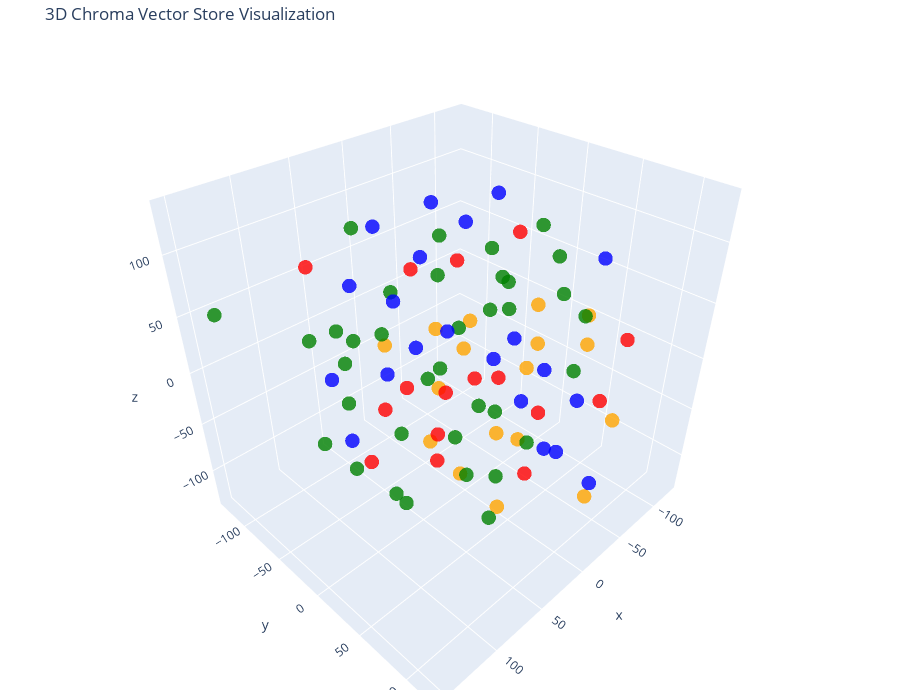

Notebook source saved alongside this figure:
### Code cell
# 3D visualization

tsne = TSNE(n_components=3, random_state=42)
reduced_vectors = tsne.fit_transform(vectors)

# Create the 3D scatter plot
fig = go.Figure(data=[go.Scatter3d(
    x=reduced_vectors[:, 0],
    y=reduced_vectors[:, 1],
    z=reduced_vectors[:, 2],
    mode='markers',
    marker=dict(size=5, color=colors, opacity=0.8),
    text=[f"Type: {t}<br>Text: {d[:100]}..." for t, d in zip(doc_types, documents)],
    hoverinfo='text'
)])

fig.update_layout(
    title='3D Chroma Vector Store Visualization',
    scene=dict(xaxis_title='x', yaxis_title='y', zaxis_title='z'),
    width=900,
    height=700,
    margin=dict(r=10, b=10, l=10, t=40)
)

fig.show()

### Figure 1 — Plotly figure (JSON) as saved in the notebook; plotly's stock layout.template omitted (floating-point values rounded to 4 significant figures)
{"data": [{"hoverinfo": "text", "marker": {"color": ["orange", "orange", "orange", "orange", "orange", "orange", "orange", "orange", "orange", "orange", "orange", "orange", "orange", "orange", "orange", "orange", "orange", "red", "red", "red", "red", "red", "red", "red", "red", "red", "red", "red", "red", "red", "red", "red", "red", "green", "green", "green", "green", "green", "green", "green", "green", "green", "green", "green", "green", "green", "green", "green", "green", "green", "green", "green", "green", "green", "green", "green", "green", "green", "green", "green", "green", "green", "green", "green", "green", "green", "green", "green", "green", "blue", "blue", "blue", "blue", "blue", "blue", "blue", "blue", "blue", "blue", "blue", "blue", "blue", "blue", "blue", "blue", "blue", "blue", "blue", "blue", "blue"], "opacity": 0.8, "size": 5}, "mode": "markers", "text": ["Type: company<br>Text: # About Innovatech Solutions: Our Story and Mission\n\n## Our Story: From Garage to Global SaaS Leader...", "Type: company<br>Text: Their first product, the initial version of **NexusFlow**, was built to solve this problem, allowing...", "Type: company<br>Text: ## Our Vision\nWe envision a future where every employee, from the front lines to the C-suite, can ef...", "Type: company<br>Text: ## Leadership Team\n- **Jane Doe, Co-Founder & Chief Executive Officer (CEO):** The visionary behind ...", "Type: company<br>Text: ## Key Milestones\n- **2015:** Company founded by Jane Doe and John Smith.\n- **2016:** Raised $5M See...", "Type: company<br>Text: # Careers at Innovatech Solutions\n\n## Join Our Mission to Reshape the Future of Work\n\nAre you passio...", "Type: company<br>Text: ## Why Innovatech? A Place to Build Your Career\n- **Solve Challenging Problems:** Work on cutting-ed...", "Type: company<br>Text: ## Our Teams\n\n- **Engineering:** The builders of our platform. They tackle complex challenges in dis...", "Type: company<br>Text: ## Open Positions (Examples)\n- **Senior Backend Engineer (CoreLLM Team):** Design and build the APIs...", "Type: company<br>Text: ## Our Hiring Process\nOur process is designed to be thorough, fair, and respectful of your time.\n1. ...", "Type: company<br>Text: # The Culture at Innovatech Solutions\n\n## Our Philosophy: Build, Learn, and Grow Together\n\nOur cultu...", "Type: company<br>Text: ## Our Core Values\n\nThese five values are the operating system for our company. We use them in our h...", "Type: company<br>Text: 3.  **Radical Transparency:**\n    We believe that the best ideas can come from anywhere, and that op...", "Type: company<br>Text: 5.  **Ownership Mentality:**\n    We act like owners. We take pride in our work and feel a deep sense...", "Type: company<br>Text: # Innovatech Solutions: Company Overview\n\n**Status:** Official Corporate Summary\n**Last Updated:** M...", "Type: company<br>Text: ## 2. Core Business\nOur business is centered around a suite of interconnected software products that...", "Type: company<br>Text: ## 4. Corporate Information\n- **Legal Name:** Innovatech Solutions Inc.\n- **Type:** Delaware C-Corpo...", "Type: contracts<br>Text: # API Data Licensing Agreement with Veridian Datafeeds\n\n**Agreement ID:** DLA-VRDN-2024-005\n**Partie...", "Type: contracts<br>Text: # Cloud Services Agreement with Stratus Infrastructure\n\n**Agreement ID:** CSA-STRTS-2022-004\n**Parti...", "Type: contracts<br>Text: ## 3. Financial Commitments\n**3.1. Monthly Recurring Cost (MRC):** Innovatech commits to a minimum m...", "Type: contracts<br>Text: # Co-Marketing Agreement with Orion CRM\n\n**Agreement ID:** CMA-ORION-2023-008\n**Parties:**\n- Innovat...", "Type: contracts<br>Text: # Consulting Services Agreement with Navigator Strategy\n\n**Agreement ID:** CSA-NAVGS-2023-003\n**Part...", "Type: contracts<br>Text: # Data Processing Addendum with Zenith Financial Group\n\n**Agreement ID:** DPA-ZENTH-2023-002\n**Parti...", "Type: contracts<br>Text: ## 3. Data Subject Rights & Breach Notification\nInnovatech will assist Zenith in fulfilling its obli...", "Type: contracts<br>Text: # Hybrid Master Service Agreement with Fusion Robotics\n\n**Agreement ID:** MSA-FUSNR-2024-003\n**Parti...", "Type: contracts<br>Text: # Master Service Agreement with Momentum Machines\n\n**Agreement ID:** MSA-MOMTM-2023-001\n**Parties:**...", "Type: contracts<br>Text: ## 2. License Grant and Services\n**2.1. License:** Provider grants Client a non-exclusive, non-trans...", "Type: contracts<br>Text: # Master Service Agreement with Silverline Logistics\n\n**Agreement ID:** MSA-SLVRL-2022-015\n**Parties...", "Type: contracts<br>Text: # OEM Partnership and Licensing Agreement with Quantum Leap AI\n\n**Agreement ID:** OEM-QLAI-2024-002\n...", "Type: contracts<br>Text: # Commercial Office Lease Agreement with Cityscape Realty\n\n**Agreement ID:** LEASE-CTSCP-2021-001\n**...", "Type: contracts<br>Text: # Channel Partner Reseller Agreement with Catalyst Partners\n\n**Agreement ID:** RES-CATLP-2023-007\n**...", "Type: contracts<br>Text: ## 2. Commission and Payment Structure\n**2.1. Commission Tiers:** Reseller shall be entitled to a co...", "Type: contracts<br>Text: # Statement of Work for Security Assessment with Cygnus Security\n\n**Agreement ID:** SOW-CYGNS-2024-0...", "Type: employees<br>Text: # Employee Profile: Gideon Cross\n\n- **Employee ID:** 2022\n- **Job Title:** Engineering Manager, Plat...", "Type: employees<br>Text: ## Key Responsibilities\n- **Team Leadership:** Manage and grow two engineering teams (12 engineers t...", "Type: employees<br>Text: ## Projects & Accomplishments\n- **Orion CRM Integration Delivery (2023):** Successfully managed the ...", "Type: employees<br>Text: # Employee Profile: Isolde Beaumont\n\n- **Employee ID:** 2009\n- **Job Title:** Director of Product Ma...", "Type: employees<br>Text: ## Key Responsibilities\n- **Product Strategy & Roadmap:** Define and communicate the multi-quarter r...", "Type: employees<br>Text: ## Projects & Accomplishments\n- **InsightIQ Natural Language Query (NLQ) Launch (2023):** Led the te...", "Type: employees<br>Text: ## Skills & Expertise\n- **Methodologies:** Agile, Scrum, Kanban, Lean Product Management, Pragmatic ...", "Type: employees<br>Text: # Employee Profile: Jia Li\n\n- **Employee ID:** 2045\n- **Job Title:** Senior DevOps Engineer\n- **Depa...", "Type: employees<br>Text: ## Key Responsibilities\n- **Infrastructure Management:** Design, build, and maintain our production ...", "Type: employees<br>Text: ## Projects & Accomplishments\n- **Kubernetes Migration (2023):** Was a key member of the team that m...", "Type: employees<br>Text: # Employee Profile: Kaelen Vance\n\n- **Employee ID:** 2011\n- **Job Title:** Principal AI Architect\n- ...", "Type: employees<br>Text: ## Key Responsibilities\n- **AI Architecture:** Design and maintain the end-to-end architecture of th...", "Type: employees<br>Text: - **Mentorship:** Guide and mentor a team of senior AI/ML engineers, setting technical direction, co...", "Type: employees<br>Text: ## Projects & Accomplishments\n- **CoreLLM v3.0 Launch (Q1 2024):** Led the successful development an...", "Type: employees<br>Text: ## Skills & Expertise\n- **Programming Languages:** Python (Expert), C++, Go\n- **ML/AI Frameworks:** ...", "Type: employees<br>Text: # Employee Profile: Linnea Vega\n\n- **Employee ID:** 2014\n- **Job Title:** Staff Software Engineer\n- ...", "Type: employees<br>Text: ## Key Responsibilities\n- **Front-End Architecture:** Lead the architectural design of the InsightIQ...", "Type: employees<br>Text: ## Projects & Accomplishments\n- **Dashboard Performance Overhaul (2023):** Led a project that implem...", "Type: employees<br>Text: ## Skills & Expertise\n- **Programming Languages:** JavaScript, TypeScript (Expert), Python\n- **Frame...", "Type: employees<br>Text: # Employee Profile: Orion Fletcher\n\n- **Employee ID:** 2051\n- **Job Title:** Lead Corporate Counsel\n...", "Type: employees<br>Text: ## Key Responsibilities\n- **Commercial Contracting:** Draft, review, and negotiate a high volume of ...", "Type: employees<br>Text: ## Projects & Accomplishments\n- **Contract Lifecycle Management (CLM) Implementation (2023):** Led t...", "Type: employees<br>Text: # Employee Profile: Ronan Dexter\n\n- **Employee ID:** 2027\n- **Job Title:** VP of Sales, Americas\n- *...", "Type: employees<br>Text: ## Key Responsibilities\n- **Sales Leadership:** Manage the entire Americas sales organization, inclu...", "Type: employees<br>Text: ## Projects & Accomplishments\n- **\"Land and Expand\" Playbook (2022):** Developed and implemented a n...", "Type: employees<br>Text: ## Skills & Expertise\n- **Sales Methodologies:** MEDDPICC, Challenger Sale, Solution Selling\n- **Too...", "Type: employees<br>Text: # Employee Profile: Seraphina Jones\n\n- **Employee ID:** 2034\n- **Job Title:** Lead UX Designer\n- **D...", "Type: employees<br>Text: ## Key Responsibilities\n- **End-to-End Design:** Lead the design process for major NexusFlow feature...", "Type: employees<br>Text: ## Projects & Accomplishments\n- **NexusFlow Visual Builder Redesign (2023):** Led the complete redes...", "Type: employees<br>Text: ## Skills & Expertise\n- **Design Tools:** Figma (Expert), Sketch, Adobe Creative Suite\n- **Prototypi...", "Type: employees<br>Text: # Employee Profile: Silas Thorne\n\n- **Employee ID:** 2063\n- **Job Title:** Senior Product Marketing ...", "Type: employees<br>Text: ## Key Responsibilities\n- **Go-to-Market (GTM) Strategy:** Plan and execute the launch of new Synaps...", "Type: employees<br>Text: ## Projects & Accomplishments\n- **SynapseChat 2.0 Launch (2023):** Led the successful GTM launch for...", "Type: employees<br>Text: # Employee Profile: Tessa McRae\n\n- **Employee ID:** 2018\n- **Job Title:** Director of Customer Succe...", "Type: employees<br>Text: ## Key Responsibilities\n- **Team Leadership:** Manage a team of 15 Customer Success Managers (CSMs),...", "Type: employees<br>Text: ## Projects & Accomplishments\n- **Customer Health Scoring System (2022):** Developed a data-driven c...", "Type: products<br>Text: # Product: Clarity Lens\n\n**Version:** 4.1\n**Status:** General Availability\n**Primary Contact:** Isol...", "Type: products<br>Text: ## 2. Target Audience & Use Cases\n- **Personas:** Data Analysts, Business Executives, Marketing Mana...", "Type: products<br>Text: ## 3. Detailed Feature Breakdown\n- **Natural Language Querying (NLQ):** This \"killer feature\" is pow...", "Type: products<br>Text: ## 4. Technical Architecture Overview\n- **Backend:** A scalable microservices architecture written i...", "Type: products<br>Text: # Product: Continuum\n\n**Version:** 2.5\n**Status:** General Availability\n**Primary Contact:** Isolde ...", "Type: products<br>Text: ## 2. Target Audience & Use Cases\n- **Personas:** Business Analysts, Operations Managers, IT Adminis...", "Type: products<br>Text: ## 3. Detailed Feature Breakdown\n- **Visual Workflow Builder:** An intuitive, drag-and-drop canvas f...", "Type: products<br>Text: ## 4. Technical Architecture Overview\n- **Core Engine:** Built on a distributed, event-driven archit...", "Type: products<br>Text: # Product: EchoSphere\n\n**Version:** 1.5\n**Status:** General Availability\n**Primary Contact:** Silas ...", "Type: products<br>Text: ## 2. Target Audience & Use Cases\n- **Personas:** Customer Support Leaders, IT Helpdesk Managers, HR...", "Type: products<br>Text: ## 3. Detailed Feature Breakdown\n- **Visual Conversation Builder:** A no-code interface for designin...", "Type: products<br>Text: ## 4. Technical Architecture Overview\n- **NLP Engine:** Built on top of the **Synapse Engine** API.\n...", "Type: products<br>Text: # Product: Guardian\n\n**Version:** 1.0 (Limited Beta)\n**Status:** Beta\n**Primary Contact:** Isolde Be...", "Type: products<br>Text: ## 2. Target Audience & Use Cases\n- **Personas:** Chief Information Security Officers (CISOs), Data ...", "Type: products<br>Text: ## 3. Detailed Feature Breakdown\n- **Automated Data Discovery:** Connectors that scan data warehouse...", "Type: products<br>Text: ## 4. Integration and Dependencies\n- **Platform-Wide Integration:** Guardian is designed to be the g...", "Type: products<br>Text: # Product: Synapse Engine\n\n**Version:** 3.1 (Helios)\n**Status:** General Availability\n**Primary Cont...", "Type: products<br>Text: ## 2. Target Audience & Use Cases\n- **Internal:** Serves as the AI foundation for `Clarity Lens` (na...", "Type: products<br>Text: ## 3. Detailed Feature Breakdown\n- **Multi-modal Capabilities:** Supports text, and in beta, the ana...", "Type: products<br>Text: - **Function Calling & Tool Use:** The model can intelligently decide when to call external APIs or ...", "Type: products<br>Text: ## 4. Technical Architecture Overview\n- **Model:** Proprietary Mixture-of-Experts (MoE) Transformer ..."], "type": "scatter3d", "x": [-99.65, -67.07, -79.01, 62.19, -17.26, -48.35, -24.16, -74.82, -106.9, 99.28, -68.33, -15.26, -23.62, -49.34, 54.59, 30.16, -38.52, 25.42, -50.5, -13.81, -12.51, 45.69, -17.09, 63.54, 17.08, -63.26, -7.034, -0.1087, -6.541, -36.35, 74.62, 34.65, -16.53, 61.02, -40.61, -73.59, 152.0, 64.75, -52.67, 88.24, 114.9, 118.7, -106.2, 109.7, -91.85, -71.2, 23.22, 32.48, 15.58, 7.093, 53.1, -23.03, -84.49, -111.4, -45.8, -105.2, 125.8, 111.7, 50.66, 39.74, 89.18, -25.21, 24.06, 75.08, 69.34, 90.83, 34.05, 34.16, 34.85, -3.949, 2.573, -123.9, 0.1141, -68.11, 33.96, -36.32, 72.54, 5.609, 44.55, 4.71, 45.87, 51.36, 40.95, -49.58, 10.71, 9.909, -89.13, -48.57, -21.27, -68.47], "y": [-19.48, 1.31, -79.61, -23.37, 94.61, -85.41, 12.28, 10.02, 37.65, 89.62, 94.2, -59.77, 46.98, -43.94, 83.44, -0.7648, 96.67, -7.259, -10.64, -37.82, 35.68, -11.2, 111.9, -111.8, -17.08, 99.6, -80.27, -11.55, 58.85, 45.01, -33.15, -61.16, -6.841, 47.45, -2.279, -23.93, -95.47, 24.41, -34.64, 60.89, -35.43, 4.786, -72.44, -47.64, -6.223, 27.25, 48.87, -100.9, 75.89, 36.75, -64.47, -55.86, 47.49, 5.659, 68.15, -48.44, 16.88, 50.84, 22.41, 38.83, 7.08, 12.82, -127.2, 5.961, -71.85, 15.44, -47.54, 23.96, 53.05, 120.4, -103.1, 33.81, -85.19, 44.05, 82.84, 16.22, -79.42, 32.12, 112.7, -16.95, -42.0, -89.05, 105.1, -17.33, -129.2, -47.88, 45.55, -104.1, -60.56, -68.88], "z": [-66.71, -119.9, -64.21, 32.85, 75.12, -31.01, -80.36, -14.37, -17.52, 6.366, -44.54, -128.0, 60.53, -4.539, -59.73, -10.89, -105.4, -63.63, -47.78, -58.78, 117.5, 93.34, 12.68, 63.58, -103.7, 36.49, -72.61, 83.06, -84.08, -46.61, -78.64, -63.25, -29.02, -12.12, 57.34, 31.45, 66.28, 28.99, -93.02, 68.06, -36.21, 26.4, 33.46, 47.44, 82.29, 74.52, -119.6, -13.62, -27.44, -25.58, 108.6, 44.92, 24.53, 16.45, 1.628, -18.69, -19.73, -38.51, 131.9, -68.0, 68.86, -130.2, -54.18, -25.33, 26.04, -68.82, 55.83, 56.69, 84.04, -51.04, 80.04, 55.66, 17.83, -109.0, 24.61, 11.52, -21.97, 20.35, 7.583, 21.69, -11.03, -104.5, 65.33, 118.5, 19.19, -5.872, -63.08, 34.0, 106.5, 72.16]}], "layout": {"height": 700, "margin": {"b": 10, "l": 10, "r": 10, "t": 40}, "scene": {"xaxis": {"title": {"text": "x"}}, "yaxis": {"title": {"text": "y"}}, "zaxis": {"title": {"text": "z"}}}, "title": {"text": "3D Chroma Vector Store Visualization"}, "width": 900}}
